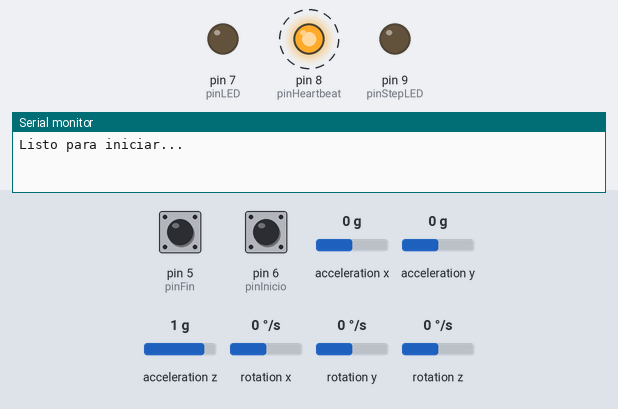
A sketch run on a simulated Arduino Uno, built with avr-gcc and run on an emulated ATmega328P. On the bench: output pins drawn as LEDs (lit = HIGH), the last lines printed to the serial monitor. Dashed ring = blinking. Inputs (shaded band) come from the test bench; at power-on: pin 6 (pinInicio) HIGH, acceleration z 1 g, pin 5 (pinFin) HIGH, acceleration x 0 g, acceleration y 0 g, rotation x 0 °/s, rotation y 0 °/s, rotation z 0 °/s. Storage starts empty.

Above: at 1.21 s.
1.6 s: pin 6 (pinInicio) pulled LOW for 0.15 s
At 2.16 s:
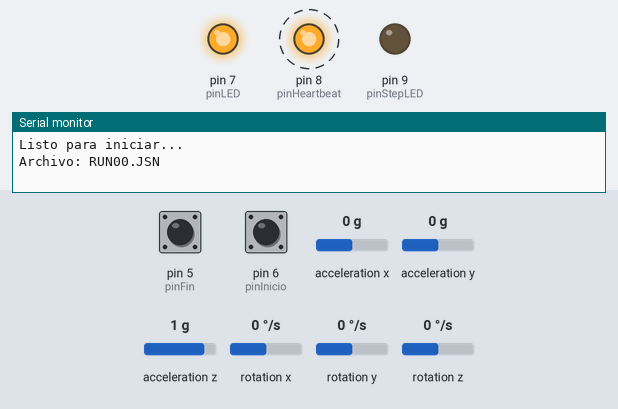
4.6 s: acceleration z set to 1.4 g
At 4.97 s:
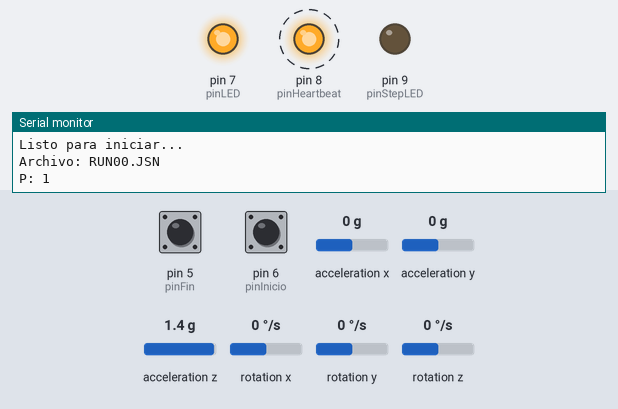
7.6 s: pin 5 (pinFin) pulled LOW for 0.15 s
At 8.61 s:
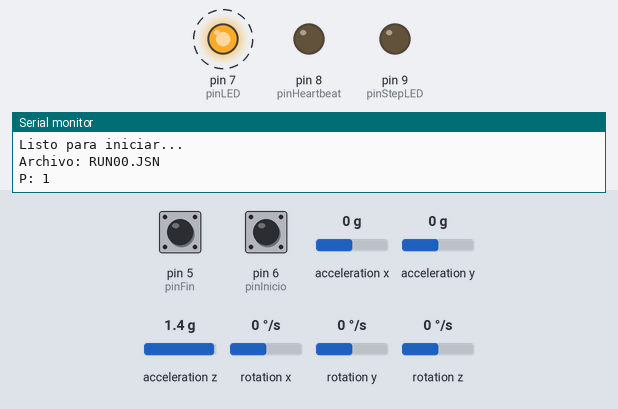
10.7 s: pin 6 (pinInicio) pulled LOW for 1 s
At 13.6 s:
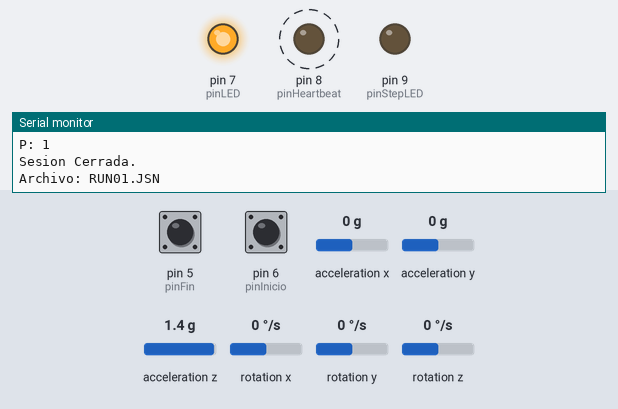
13.7 s: pin 5 (pinFin) pulled LOW for 1 s
At 16.06 s:
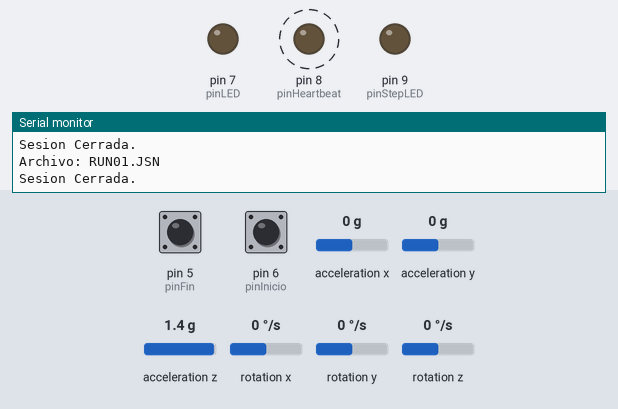
Timing chart, 0 to 18.2 s (numbered marks = the images above; inputs shaded):
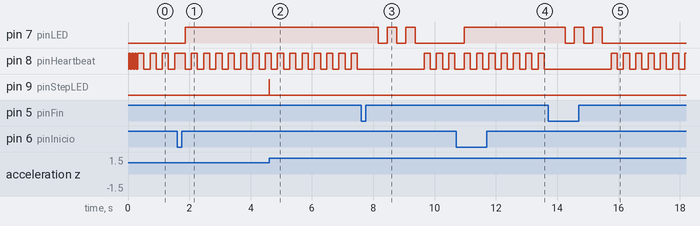

Measured:
- after the input at 1.6 s, pin 7 (pinLED): LOW → HIGH after 0.26 s
- after the input at 4.6 s, pin 9 (pinStepLED): LOW → HIGH at once, → LOW 0.01 s later
- after the input at 7.6 s, pin 7 (pinLED): alternates HIGH for 0.30 s and LOW for 0.30 s, 5 changes in all, then stays LOW, starting after 0.56 s
- after the input at 10.7 s, pin 7 (pinLED): LOW → HIGH after 0.27 s
- after the input at 13.7 s, pin 7 (pinLED): alternates HIGH for 0.30 s and LOW for 0.30 s, 5 changes in all, then stays LOW, starting after 0.56 s
- by itself, pin 8 (pinHeartbeat): alternates HIGH for 0.20 s and LOW for 0.20 s

The sketch:

runner.ino
```cpp
// Codigo para el arduino que se encarga de grabar los datos del sensor y guardarlos en un archivo .JSN para ser procesados por el dashboard.

#include <Wire.h>
#include <MPU6050.h>
#include <SPI.h>
#include <SD.h>

MPU6050 mpu;

// --- MAPEO DE PINES ---
const int chipSelect = 10;
const int pinLED = 7;       // Estado: Fijo = Grabando
const int pinHeartbeat = 8; // Heartbeat: Anti-apagado Powerbank
const int pinStepLED = 9;   // Testigo: Flash por cada paso
const int pinInicio = 6;
const int pinFin = 5;

// --- CONFIGURACIÓN DE ZANCADA DINÁMICA ---
const float zancadaCaminando = 0.90;   // Metros si vas lento
const float zancadaCorriendo = 1.15;   // Metros si vas rápido
const float umbralTiempoCarrera = 0.6; // Segundos (Punto de cambio)

// --- CALIBRACIÓN DE SENSOR ---
const float umbralPaso = 1.05;   // Sensibilidad alta
const float umbralReposo = 1.05;

// --- VARIABLES DE TELEMETRÍA ---
int pasos = 0;
bool grabando = false, pasoDetectado = false;
float distanciaTotal = 0, velocidadPunta = 0.0;
unsigned long tiempoInicio = 0, tiempoUltimoPaso = 0;
char nombreArchivo[] = "RUN00.JSN";

// --- VARIABLES PARA HEARTBEAT (SIN DELAY) ---
unsigned long prevMillisHB = 0;
const long intervalHB = 200;
bool estadoHB = LOW;

void setup() {
  Serial.begin(9600);
  Wire.begin();
  mpu.initialize();

  pinMode(pinLED, OUTPUT);
  pinMode(pinHeartbeat, OUTPUT);
  pinMode(pinStepLED, OUTPUT);
  pinMode(pinInicio, INPUT_PULLUP);
  pinMode(pinFin, INPUT_PULLUP);

  if (!SD.begin(chipSelect)) {
    // ERROR SD: Los 3 LEDs parpadean rápido
    while(1) {
      digitalWrite(pinLED, HIGH); digitalWrite(pinHeartbeat, HIGH); digitalWrite(pinStepLED, HIGH);
      delay(100);
      digitalWrite(pinLED, LOW); digitalWrite(pinHeartbeat, LOW); digitalWrite(pinStepLED, LOW);
      delay(100);
    }
  }

  // Señal de "Sistema Listo"
  for(int i=0; i<3; i++) { digitalWrite(pinHeartbeat, HIGH); delay(50); digitalWrite(pinHeartbeat, LOW); delay(50); }
  Serial.println(F("Listo para iniciar..."));
}

void loop() {
  unsigned long currentMillis = millis();

  // 1. HEARTBEAT CONSTANTE (Mantiene despierta la Xiaomi)
  if (currentMillis - prevMillisHB >= intervalHB) {
    prevMillisHB = currentMillis;
    estadoHB = !estadoHB;
    digitalWrite(pinHeartbeat, estadoHB);
  }

  // 2. BOTÓN DE FIN (Prioridad Alta)
  if (digitalRead(pinFin) == LOW && grabando) {
    delay(250);
    File f = SD.open(nombreArchivo, FILE_WRITE);
    if (f) { f.print("]"); f.flush(); f.close(); }
    grabando = false;
    digitalWrite(pinLED, LOW);
    digitalWrite(pinStepLED, LOW);
    // Señal de guardado: 3 parpadeos lentos
    for(int i=0; i<3; i++) { digitalWrite(pinLED, HIGH); delay(300); digitalWrite(pinLED, LOW); delay(300); }
    Serial.println(F("Sesion Cerrada."));
  }

  // 3. BOTÓN DE INICIO
  if (digitalRead(pinInicio) == LOW && !grabando) {
    delay(250);
    for (uint8_t i = 0; i < 100; i++) {
      nombreArchivo[3] = i / 10 + '0'; nombreArchivo[4] = i % 10 + '0';
      if (!SD.exists(nombreArchivo)) break;
    }
    File f = SD.open(nombreArchivo, FILE_WRITE);
    if (f) {
      f.print("["); f.close();
      grabando = true;
      pasos = 0; distanciaTotal = 0; velocidadPunta = 0.0;
      tiempoInicio = millis(); tiempoUltimoPaso = millis();
      digitalWrite(pinLED, HIGH); // Estado: Grabando
      Serial.print(F("Archivo: ")); Serial.println(nombreArchivo);
    }
  }

  // 4. LÓGICA DE PROCESAMIENTO
  if (grabando) {
    int16_t ax, ay, az;
    mpu.getAcceleration(&ax, &ay, &az);
    float accelZ = az / 16384.0;

    if (accelZ > umbralPaso && !pasoDetectado) {
      unsigned long tActual = millis();
      if (tActual - tiempoUltimoPaso > 400) { // Filtro de rebote mecánico
        pasos++;
        pasoDetectado = true;
        digitalWrite(pinStepLED, HIGH); // Flash de paso detectado

        // CÁLCULO DE ZANCADA DINÁMICA
        float tiempoPasoSeg = (tActual - tiempoUltimoPaso) / 1000.0;
        float zancadaActual = (tiempoPasoSeg <= umbralTiempoCarrera) ? zancadaCorriendo : zancadaCaminando;

        distanciaTotal += zancadaActual;
        float tTotalSeg = (tActual - tiempoInicio) / 1000.0;
        float vInst = (zancadaActual / tiempoPasoSeg) * 3.6; // km/h
        if (vInst > velocidadPunta && vInst < 25.0) velocidadPunta = vInst;
        float vMed = (distanciaTotal / 1000.0) / (tTotalSeg / 3600.0);

        // ESCRITURA SEGURA (Un solo bloque String para evitar corrupción)
        File f = SD.open(nombreArchivo, FILE_WRITE);
        if (f) {
          if (pasos > 1) f.print(",");
          String item = "{\"step\":" + String(pasos) +
                        ",\"tm\":" + String(tTotalSeg) +
                        ",\"dist\":" + String(distanciaTotal) +
                        ",\"vel_i\":" + String(vInst) +
                        ",\"vel_m\":" + String(vMed) +
                        ",\"top\":" + String(velocidadPunta) + "}";
          f.print(item);
          f.flush();
          f.close();
        }

        tiempoUltimoPaso = tActual;
        digitalWrite(pinStepLED, LOW);
        Serial.print(F("P: ")); Serial.println(pasos);
      }
    }
    if (accelZ < umbralReposo) pasoDetectado = false;
  }
}
```
